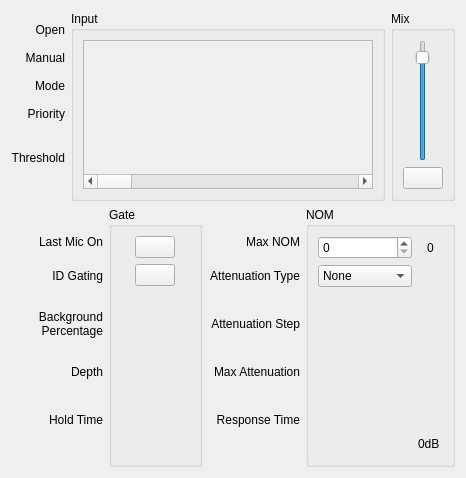
<?xml version="1.0" encoding="UTF-8"?>
<ui version="4.0">
 <class>CfgSettingAutomaticMixerGatingAbsoluteThreshold_FangTu</class>
 <widget class="QWidget" name="CfgSettingAutomaticMixerGatingAbsoluteThreshold_FangTu">
  <property name="geometry">
   <rect>
    <x>0</x>
    <y>0</y>
    <width>466</width>
    <height>478</height>
   </rect>
  </property>
  <property name="minimumSize">
   <size>
    <width>70</width>
    <height>0</height>
   </size>
  </property>
  <property name="windowTitle">
   <string>Form</string>
  </property>
  <layout class="QVBoxLayout" name="verticalLayout_8">
   <item>
    <layout class="QHBoxLayout" name="horizontalLayout">
     <item>
      <layout class="QVBoxLayout" name="verticalLayout_2">
       <item>
        <spacer name="verticalSpacer_3">
         <property name="orientation">
          <enum>Qt::Vertical</enum>
         </property>
         <property name="sizeHint" stdset="0">
          <size>
           <width>20</width>
           <height>40</height>
          </size>
         </property>
        </spacer>
       </item>
       <item>
        <widget class="QLabel" name="label_3">
         <property name="minimumSize">
          <size>
           <width>0</width>
           <height>22</height>
          </size>
         </property>
         <property name="text">
          <string>Open</string>
         </property>
         <property name="alignment">
          <set>Qt::AlignRight|Qt::AlignTrailing|Qt::AlignVCenter</set>
         </property>
        </widget>
       </item>
       <item>
        <widget class="QLabel" name="label_5">
         <property name="minimumSize">
          <size>
           <width>0</width>
           <height>22</height>
          </size>
         </property>
         <property name="text">
          <string>Manual</string>
         </property>
         <property name="alignment">
          <set>Qt::AlignRight|Qt::AlignTrailing|Qt::AlignVCenter</set>
         </property>
        </widget>
       </item>
       <item>
        <widget class="QLabel" name="label_2">
         <property name="minimumSize">
          <size>
           <width>0</width>
           <height>22</height>
          </size>
         </property>
         <property name="text">
          <string>Mode</string>
         </property>
         <property name="alignment">
          <set>Qt::AlignRight|Qt::AlignTrailing|Qt::AlignVCenter</set>
         </property>
        </widget>
       </item>
       <item>
        <widget class="QLabel" name="label_4">
         <property name="minimumSize">
          <size>
           <width>0</width>
           <height>22</height>
          </size>
         </property>
         <property name="text">
          <string>Priority</string>
         </property>
         <property name="alignment">
          <set>Qt::AlignRight|Qt::AlignTrailing|Qt::AlignVCenter</set>
         </property>
        </widget>
       </item>
       <item>
        <widget class="QLabel" name="label_20">
         <property name="maximumSize">
          <size>
           <width>16777215</width>
           <height>20</height>
          </size>
         </property>
         <property name="text">
          <string/>
         </property>
        </widget>
       </item>
       <item>
        <widget class="QLabel" name="label">
         <property name="text">
          <string>Threshold</string>
         </property>
         <property name="alignment">
          <set>Qt::AlignRight|Qt::AlignTrailing|Qt::AlignVCenter</set>
         </property>
        </widget>
       </item>
       <item>
        <widget class="QLabel" name="label_22">
         <property name="minimumSize">
          <size>
           <width>0</width>
           <height>30</height>
          </size>
         </property>
         <property name="maximumSize">
          <size>
           <width>16777215</width>
           <height>25</height>
          </size>
         </property>
         <property name="text">
          <string/>
         </property>
        </widget>
       </item>
      </layout>
     </item>
     <item>
      <widget class="QGroupBox" name="groupBox">
       <property name="title">
        <string>Input</string>
       </property>
       <layout class="QGridLayout" name="gridLayout">
        <item row="0" column="1">
         <widget class="QScrollArea" name="scrollArea">
          <property name="widgetResizable">
           <bool>true</bool>
          </property>
          <widget class="QWidget" name="scrollAreaContents">
           <property name="geometry">
            <rect>
             <x>0</x>
             <y>0</y>
             <width>2240</width>
             <height>139</height>
            </rect>
           </property>
           <layout class="QHBoxLayout" name="horizontalLayout_4">
            <property name="spacing">
             <number>0</number>
            </property>
            <property name="leftMargin">
             <number>0</number>
            </property>
            <property name="topMargin">
             <number>0</number>
            </property>
            <property name="rightMargin">
             <number>0</number>
            </property>
            <property name="bottomMargin">
             <number>0</number>
            </property>
            <item>
             <widget class="ConfigGatingAbsoluteThreasholdChannel" name="widget_1" native="true">
              <property name="minimumSize">
               <size>
                <width>70</width>
                <height>0</height>
               </size>
              </property>
             </widget>
            </item>
            <item>
             <widget class="ConfigGatingAbsoluteThreasholdChannel" name="widget_2" native="true">
              <property name="minimumSize">
               <size>
                <width>70</width>
                <height>0</height>
               </size>
              </property>
             </widget>
            </item>
            <item>
             <widget class="ConfigGatingAbsoluteThreasholdChannel" name="widget_3" native="true">
              <property name="minimumSize">
               <size>
                <width>70</width>
                <height>0</height>
               </size>
              </property>
             </widget>
            </item>
            <item>
             <widget class="ConfigGatingAbsoluteThreasholdChannel" name="widget_4" native="true">
              <property name="minimumSize">
               <size>
                <width>70</width>
                <height>0</height>
               </size>
              </property>
             </widget>
            </item>
            <item>
             <widget class="ConfigGatingAbsoluteThreasholdChannel" name="widget_5" native="true">
              <property name="minimumSize">
               <size>
                <width>70</width>
                <height>0</height>
               </size>
              </property>
             </widget>
            </item>
            <item>
             <widget class="ConfigGatingAbsoluteThreasholdChannel" name="widget_6" native="true">
              <property name="minimumSize">
               <size>
                <width>70</width>
                <height>0</height>
               </size>
              </property>
             </widget>
            </item>
            <item>
             <widget class="ConfigGatingAbsoluteThreasholdChannel" name="widget_7" native="true">
              <property name="minimumSize">
               <size>
                <width>70</width>
                <height>0</height>
               </size>
              </property>
             </widget>
            </item>
            <item>
             <widget class="ConfigGatingAbsoluteThreasholdChannel" name="widget_8" native="true">
              <property name="minimumSize">
               <size>
                <width>70</width>
                <height>0</height>
               </size>
              </property>
             </widget>
            </item>
            <item>
             <widget class="ConfigGatingAbsoluteThreasholdChannel" name="widget_9" native="true">
              <property name="minimumSize">
               <size>
                <width>70</width>
                <height>0</height>
               </size>
              </property>
             </widget>
            </item>
            <item>
             <widget class="ConfigGatingAbsoluteThreasholdChannel" name="widget_10" native="true">
              <property name="minimumSize">
               <size>
                <width>70</width>
                <height>0</height>
               </size>
              </property>
             </widget>
            </item>
            <item>
             <widget class="ConfigGatingAbsoluteThreasholdChannel" name="widget_11" native="true">
              <property name="minimumSize">
               <size>
                <width>70</width>
                <height>0</height>
               </size>
              </property>
             </widget>
            </item>
            <item>
             <widget class="ConfigGatingAbsoluteThreasholdChannel" name="widget_12" native="true">
              <property name="minimumSize">
               <size>
                <width>70</width>
                <height>0</height>
               </size>
              </property>
             </widget>
            </item>
            <item>
             <widget class="ConfigGatingAbsoluteThreasholdChannel" name="widget_13" native="true">
              <property name="minimumSize">
               <size>
                <width>70</width>
                <height>0</height>
               </size>
              </property>
             </widget>
            </item>
            <item>
             <widget class="ConfigGatingAbsoluteThreasholdChannel" name="widget_14" native="true">
              <property name="minimumSize">
               <size>
                <width>70</width>
                <height>0</height>
               </size>
              </property>
             </widget>
            </item>
            <item>
             <widget class="ConfigGatingAbsoluteThreasholdChannel" name="widget_15" native="true">
              <property name="minimumSize">
               <size>
                <width>70</width>
                <height>0</height>
               </size>
              </property>
             </widget>
            </item>
            <item>
             <widget class="ConfigGatingAbsoluteThreasholdChannel" name="widget_16" native="true">
              <property name="minimumSize">
               <size>
                <width>70</width>
                <height>0</height>
               </size>
              </property>
             </widget>
            </item>
            <item>
             <widget class="ConfigGatingAbsoluteThreasholdChannel" name="widget_17" native="true">
              <property name="minimumSize">
               <size>
                <width>70</width>
                <height>0</height>
               </size>
              </property>
             </widget>
            </item>
            <item>
             <widget class="ConfigGatingAbsoluteThreasholdChannel" name="widget_18" native="true">
              <property name="minimumSize">
               <size>
                <width>70</width>
                <height>0</height>
               </size>
              </property>
             </widget>
            </item>
            <item>
             <widget class="ConfigGatingAbsoluteThreasholdChannel" name="widget_19" native="true">
              <property name="minimumSize">
               <size>
                <width>70</width>
                <height>0</height>
               </size>
              </property>
             </widget>
            </item>
            <item>
             <widget class="ConfigGatingAbsoluteThreasholdChannel" name="widget_20" native="true">
              <property name="minimumSize">
               <size>
                <width>70</width>
                <height>0</height>
               </size>
              </property>
             </widget>
            </item>
            <item>
             <widget class="ConfigGatingAbsoluteThreasholdChannel" name="widget_21" native="true">
              <property name="minimumSize">
               <size>
                <width>70</width>
                <height>0</height>
               </size>
              </property>
             </widget>
            </item>
            <item>
             <widget class="ConfigGatingAbsoluteThreasholdChannel" name="widget_22" native="true">
              <property name="minimumSize">
               <size>
                <width>70</width>
                <height>0</height>
               </size>
              </property>
             </widget>
            </item>
            <item>
             <widget class="ConfigGatingAbsoluteThreasholdChannel" name="widget_23" native="true">
              <property name="minimumSize">
               <size>
                <width>70</width>
                <height>0</height>
               </size>
              </property>
             </widget>
            </item>
            <item>
             <widget class="ConfigGatingAbsoluteThreasholdChannel" name="widget_24" native="true">
              <property name="minimumSize">
               <size>
                <width>70</width>
                <height>0</height>
               </size>
              </property>
             </widget>
            </item>
            <item>
             <widget class="ConfigGatingAbsoluteThreasholdChannel" name="widget_25" native="true">
              <property name="minimumSize">
               <size>
                <width>70</width>
                <height>0</height>
               </size>
              </property>
             </widget>
            </item>
            <item>
             <widget class="ConfigGatingAbsoluteThreasholdChannel" name="widget_26" native="true">
              <property name="minimumSize">
               <size>
                <width>70</width>
                <height>0</height>
               </size>
              </property>
             </widget>
            </item>
            <item>
             <widget class="ConfigGatingAbsoluteThreasholdChannel" name="widget_27" native="true">
              <property name="minimumSize">
               <size>
                <width>70</width>
                <height>0</height>
               </size>
              </property>
             </widget>
            </item>
            <item>
             <widget class="ConfigGatingAbsoluteThreasholdChannel" name="widget_28" native="true">
              <property name="minimumSize">
               <size>
                <width>70</width>
                <height>0</height>
               </size>
              </property>
             </widget>
            </item>
            <item>
             <widget class="ConfigGatingAbsoluteThreasholdChannel" name="widget_29" native="true">
              <property name="minimumSize">
               <size>
                <width>70</width>
                <height>0</height>
               </size>
              </property>
             </widget>
            </item>
            <item>
             <widget class="ConfigGatingAbsoluteThreasholdChannel" name="widget_30" native="true">
              <property name="minimumSize">
               <size>
                <width>70</width>
                <height>0</height>
               </size>
              </property>
             </widget>
            </item>
            <item>
             <widget class="ConfigGatingAbsoluteThreasholdChannel" name="widget_31" native="true">
              <property name="minimumSize">
               <size>
                <width>70</width>
                <height>0</height>
               </size>
              </property>
             </widget>
            </item>
            <item>
             <widget class="ConfigGatingAbsoluteThreasholdChannel" name="widget_32" native="true">
              <property name="minimumSize">
               <size>
                <width>70</width>
                <height>0</height>
               </size>
              </property>
             </widget>
            </item>
           </layout>
          </widget>
         </widget>
        </item>
       </layout>
      </widget>
     </item>
     <item>
      <widget class="QGroupBox" name="groupBox_2">
       <property name="title">
        <string>Mix</string>
       </property>
       <layout class="QVBoxLayout" name="verticalLayout">
        <item alignment="Qt::AlignHCenter">
         <widget class="QSlider" name="verticalSlider_Gain">
          <property name="minimum">
           <number>-100</number>
          </property>
          <property name="maximum">
           <number>10</number>
          </property>
          <property name="orientation">
           <enum>Qt::Vertical</enum>
          </property>
         </widget>
        </item>
        <item>
         <widget class="QPushButton" name="pushButton_Mute">
          <property name="text">
           <string/>
          </property>
          <property name="checkable">
           <bool>true</bool>
          </property>
         </widget>
        </item>
       </layout>
      </widget>
     </item>
    </layout>
   </item>
   <item>
    <layout class="QHBoxLayout" name="horizontalLayout_3">
     <item>
      <layout class="QVBoxLayout" name="verticalLayout_5">
       <item>
        <widget class="QLabel" name="label_13">
         <property name="text">
          <string>Last Mic On</string>
         </property>
         <property name="alignment">
          <set>Qt::AlignBottom|Qt::AlignRight|Qt::AlignTrailing</set>
         </property>
        </widget>
       </item>
       <item>
        <widget class="QLabel" name="label_8">
         <property name="text">
          <string>ID Gating</string>
         </property>
         <property name="alignment">
          <set>Qt::AlignRight|Qt::AlignTrailing|Qt::AlignVCenter</set>
         </property>
        </widget>
       </item>
       <item>
        <widget class="QLabel" name="label_12">
         <property name="text">
          <string>Background
Percentage</string>
         </property>
         <property name="alignment">
          <set>Qt::AlignRight|Qt::AlignTrailing|Qt::AlignVCenter</set>
         </property>
        </widget>
       </item>
       <item>
        <widget class="QLabel" name="label_10">
         <property name="text">
          <string>Depth</string>
         </property>
         <property name="alignment">
          <set>Qt::AlignRight|Qt::AlignTrailing|Qt::AlignVCenter</set>
         </property>
        </widget>
       </item>
       <item>
        <widget class="QLabel" name="label_11">
         <property name="text">
          <string>Hold Time</string>
         </property>
         <property name="alignment">
          <set>Qt::AlignRight|Qt::AlignTrailing|Qt::AlignVCenter</set>
         </property>
        </widget>
       </item>
       <item>
        <widget class="QLabel" name="label_9">
         <property name="maximumSize">
          <size>
           <width>16777215</width>
           <height>20</height>
          </size>
         </property>
         <property name="text">
          <string/>
         </property>
        </widget>
       </item>
      </layout>
     </item>
     <item>
      <widget class="QGroupBox" name="groupBox_3">
       <property name="title">
        <string>Gate</string>
       </property>
       <layout class="QVBoxLayout" name="verticalLayout_3">
        <item alignment="Qt::AlignHCenter">
         <widget class="QPushButton" name="pb_LastMicOn">
          <property name="text">
           <string/>
          </property>
          <property name="checkable">
           <bool>true</bool>
          </property>
         </widget>
        </item>
        <item alignment="Qt::AlignHCenter">
         <widget class="QPushButton" name="pb_IDGating">
          <property name="text">
           <string/>
          </property>
          <property name="checkable">
           <bool>true</bool>
          </property>
         </widget>
        </item>
        <item alignment="Qt::AlignHCenter">
         <widget class="ConfigGainWidget" name="dial_BackgroundPercentage" native="true">
          <property name="minimumSize">
           <size>
            <width>50</width>
            <height>50</height>
           </size>
          </property>
          <property name="maximumSize">
           <size>
            <width>50</width>
            <height>50</height>
           </size>
          </property>
         </widget>
        </item>
        <item alignment="Qt::AlignHCenter">
         <widget class="ConfigGainWidget" name="dial_Depth" native="true">
          <property name="minimumSize">
           <size>
            <width>50</width>
            <height>50</height>
           </size>
          </property>
          <property name="maximumSize">
           <size>
            <width>50</width>
            <height>50</height>
           </size>
          </property>
         </widget>
        </item>
        <item alignment="Qt::AlignHCenter">
         <widget class="ConfigGainWidget" name="dial_HoldTime" native="true">
          <property name="minimumSize">
           <size>
            <width>50</width>
            <height>50</height>
           </size>
          </property>
          <property name="maximumSize">
           <size>
            <width>50</width>
            <height>50</height>
           </size>
          </property>
         </widget>
        </item>
       </layout>
      </widget>
     </item>
     <item>
      <layout class="QVBoxLayout" name="verticalLayout_6">
       <item>
        <widget class="QLabel" name="label_16">
         <property name="text">
          <string>Max NOM</string>
         </property>
         <property name="alignment">
          <set>Qt::AlignBottom|Qt::AlignRight|Qt::AlignTrailing</set>
         </property>
        </widget>
       </item>
       <item>
        <widget class="QLabel" name="label_14">
         <property name="text">
          <string>Attenuation Type</string>
         </property>
         <property name="alignment">
          <set>Qt::AlignRight|Qt::AlignTrailing|Qt::AlignVCenter</set>
         </property>
        </widget>
       </item>
       <item>
        <widget class="QLabel" name="label_15">
         <property name="text">
          <string>Attenuation Step</string>
         </property>
         <property name="alignment">
          <set>Qt::AlignRight|Qt::AlignTrailing|Qt::AlignVCenter</set>
         </property>
        </widget>
       </item>
       <item>
        <widget class="QLabel" name="label_17">
         <property name="text">
          <string>Max Attenuation</string>
         </property>
         <property name="alignment">
          <set>Qt::AlignRight|Qt::AlignTrailing|Qt::AlignVCenter</set>
         </property>
         <property name="wordWrap">
          <bool>true</bool>
         </property>
        </widget>
       </item>
       <item>
        <widget class="QLabel" name="label_18">
         <property name="text">
          <string>Response Time</string>
         </property>
         <property name="alignment">
          <set>Qt::AlignRight|Qt::AlignTrailing|Qt::AlignVCenter</set>
         </property>
        </widget>
       </item>
       <item>
        <widget class="QLabel" name="label_19">
         <property name="maximumSize">
          <size>
           <width>16777215</width>
           <height>20</height>
          </size>
         </property>
         <property name="text">
          <string/>
         </property>
        </widget>
       </item>
      </layout>
     </item>
     <item>
      <widget class="QGroupBox" name="groupBox_4">
       <property name="title">
        <string>NOM</string>
       </property>
       <layout class="QHBoxLayout" name="horizontalLayout_2">
        <item>
         <layout class="QVBoxLayout" name="verticalLayout_4">
          <item>
           <widget class="QSpinBox" name="spinBox_MaxNOM"/>
          </item>
          <item>
           <widget class="QComboBox" name="comboBox_NOMAttenuationType">
            <property name="minimumSize">
             <size>
              <width>75</width>
              <height>0</height>
             </size>
            </property>
            <item>
             <property name="text">
              <string>None</string>
             </property>
            </item>
            <item>
             <property name="text">
              <string>Logarithmic</string>
             </property>
            </item>
            <item>
             <property name="text">
              <string>Linear</string>
             </property>
            </item>
           </widget>
          </item>
          <item alignment="Qt::AlignHCenter">
           <widget class="ConfigGainWidget" name="dial_NOMAttenuationStep" native="true">
            <property name="minimumSize">
             <size>
              <width>50</width>
              <height>50</height>
             </size>
            </property>
            <property name="maximumSize">
             <size>
              <width>50</width>
              <height>50</height>
             </size>
            </property>
           </widget>
          </item>
          <item alignment="Qt::AlignHCenter">
           <widget class="ConfigGainWidget" name="dial_MAXNOMAttenuation" native="true">
            <property name="minimumSize">
             <size>
              <width>50</width>
              <height>50</height>
             </size>
            </property>
            <property name="maximumSize">
             <size>
              <width>50</width>
              <height>50</height>
             </size>
            </property>
           </widget>
          </item>
          <item alignment="Qt::AlignHCenter">
           <widget class="ConfigGainWidget" name="dial_ResponseTime" native="true">
            <property name="minimumSize">
             <size>
              <width>50</width>
              <height>50</height>
             </size>
            </property>
            <property name="maximumSize">
             <size>
              <width>50</width>
              <height>50</height>
             </size>
            </property>
           </widget>
          </item>
         </layout>
        </item>
        <item>
         <layout class="QVBoxLayout" name="verticalLayout_7">
          <item>
           <widget class="QLabel" name="label_NOM">
            <property name="maximumSize">
             <size>
              <width>16777215</width>
              <height>23</height>
             </size>
            </property>
            <property name="text">
             <string>0</string>
            </property>
            <property name="alignment">
             <set>Qt::AlignCenter</set>
            </property>
           </widget>
          </item>
          <item>
           <widget class="VolumeWidget" name="VU_Gain" native="true">
            <property name="minimumSize">
             <size>
              <width>25</width>
              <height>0</height>
             </size>
            </property>
            <property name="SingleTrack" stdset="0">
             <bool>true</bool>
            </property>
            <property name="MinValue" stdset="0">
             <number>-60</number>
            </property>
            <property name="MaxValue" stdset="0">
             <number>0</number>
            </property>
            <property name="IsApplidGain" stdset="0">
             <bool>true</bool>
            </property>
           </widget>
          </item>
          <item>
           <widget class="QLabel" name="label_VUGain">
            <property name="maximumSize">
             <size>
              <width>16777215</width>
              <height>23</height>
             </size>
            </property>
            <property name="text">
             <string>0dB</string>
            </property>
           </widget>
          </item>
         </layout>
        </item>
       </layout>
      </widget>
     </item>
    </layout>
   </item>
  </layout>
 </widget>
 <customwidgets>
  <customwidget>
   <class>ConfigGainWidget</class>
   <extends>QWidget</extends>
   <header location="global">customWidget/configgainwidget.h</header>
   <container>1</container>
  </customwidget>
  <customwidget>
   <class>VolumeWidget</class>
   <extends>QWidget</extends>
   <header>customWidget/volumewidget.h</header>
   <container>1</container>
  </customwidget>
  <customwidget>
   <class>ConfigGatingAbsoluteThreasholdChannel</class>
   <extends>QWidget</extends>
   <header>customWidget/configgatingabsolutethreasholdchannel.h</header>
   <container>1</container>
  </customwidget>
 </customwidgets>
 <resources/>
 <connections/>
</ui>
